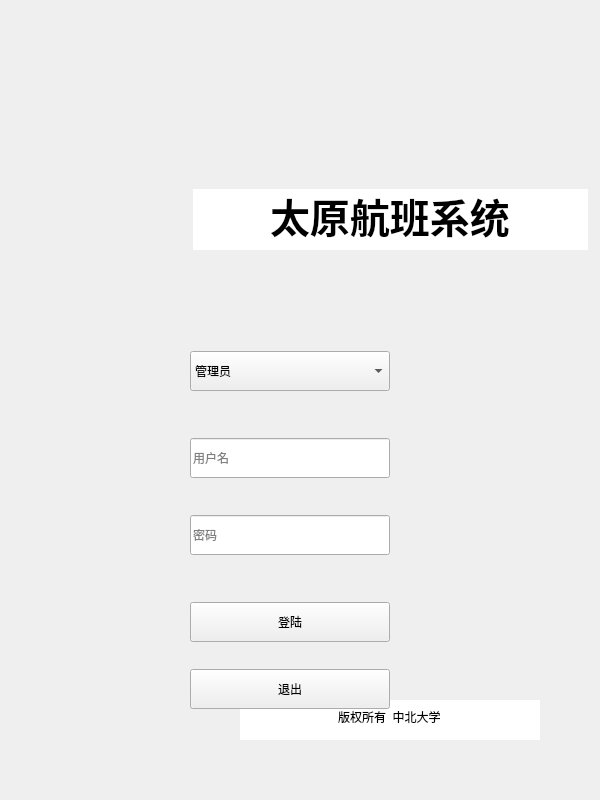
<?xml version="1.0" encoding="UTF-8"?>
<ui version="4.0">
 <class>MainWindow</class>
 <widget class="QMainWindow" name="MainWindow">
  <property name="geometry">
   <rect>
    <x>0</x>
    <y>0</y>
    <width>600</width>
    <height>800</height>
   </rect>
  </property>
  <property name="minimumSize">
   <size>
    <width>600</width>
    <height>800</height>
   </size>
  </property>
  <property name="maximumSize">
   <size>
    <width>600</width>
    <height>800</height>
   </size>
  </property>
  <property name="windowTitle">
   <string>太原航班系统-登陆</string>
  </property>
  <property name="windowIcon">
   <iconset resource="resource.qrc">
    <normaloff>:/new/image/nuc.ico</normaloff>:/new/image/nuc.ico</iconset>
  </property>
  <widget class="QWidget" name="centralwidget">
   <widget class="QWidget" name="widget" native="true">
    <property name="geometry">
     <rect>
      <x>90</x>
      <y>670</y>
      <width>600</width>
      <height>100</height>
     </rect>
    </property>
    <property name="minimumSize">
     <size>
      <width>600</width>
      <height>100</height>
     </size>
    </property>
    <property name="maximumSize">
     <size>
      <width>600</width>
      <height>100</height>
     </size>
    </property>
    <layout class="QHBoxLayout" name="horizontalLayout">
     <item>
      <spacer name="horizontalSpacer_2">
       <property name="orientation">
        <enum>Qt::Horizontal</enum>
       </property>
       <property name="sizeHint" stdset="0">
        <size>
         <width>40</width>
         <height>20</height>
        </size>
       </property>
      </spacer>
     </item>
     <item>
      <widget class="QLineEdit" name="lineEdit_2">
       <property name="minimumSize">
        <size>
         <width>300</width>
         <height>40</height>
        </size>
       </property>
       <property name="maximumSize">
        <size>
         <width>300</width>
         <height>40</height>
        </size>
       </property>
       <property name="text">
        <string>版权所有  中北大学</string>
       </property>
       <property name="frame">
        <bool>false</bool>
       </property>
       <property name="alignment">
        <set>Qt::AlignCenter</set>
       </property>
       <property name="readOnly">
        <bool>true</bool>
       </property>
      </widget>
     </item>
     <item>
      <spacer name="horizontalSpacer">
       <property name="orientation">
        <enum>Qt::Horizontal</enum>
       </property>
       <property name="sizeHint" stdset="0">
        <size>
         <width>40</width>
         <height>20</height>
        </size>
       </property>
      </spacer>
     </item>
    </layout>
   </widget>
   <widget class="QWidget" name="widget1" native="true">
    <property name="geometry">
     <rect>
      <x>90</x>
      <y>120</y>
      <width>600</width>
      <height>200</height>
     </rect>
    </property>
    <property name="minimumSize">
     <size>
      <width>600</width>
      <height>200</height>
     </size>
    </property>
    <property name="maximumSize">
     <size>
      <width>600</width>
      <height>200</height>
     </size>
    </property>
    <layout class="QHBoxLayout" name="horizontalLayout_2">
     <item>
      <spacer name="horizontalSpacer_4">
       <property name="orientation">
        <enum>Qt::Horizontal</enum>
       </property>
       <property name="sizeHint" stdset="0">
        <size>
         <width>40</width>
         <height>20</height>
        </size>
       </property>
      </spacer>
     </item>
     <item>
      <widget class="QLineEdit" name="lineEdit_3">
       <property name="minimumSize">
        <size>
         <width>200</width>
         <height>50</height>
        </size>
       </property>
       <property name="font">
        <font>
         <family>WenQuanYi Zen Hei Sharp</family>
         <pointsize>30</pointsize>
         <weight>75</weight>
         <italic>false</italic>
         <bold>true</bold>
        </font>
       </property>
       <property name="text">
        <string>太原航班系统</string>
       </property>
       <property name="frame">
        <bool>false</bool>
       </property>
       <property name="alignment">
        <set>Qt::AlignCenter</set>
       </property>
       <property name="readOnly">
        <bool>true</bool>
       </property>
      </widget>
     </item>
     <item>
      <spacer name="horizontalSpacer_3">
       <property name="orientation">
        <enum>Qt::Horizontal</enum>
       </property>
       <property name="sizeHint" stdset="0">
        <size>
         <width>40</width>
         <height>20</height>
        </size>
       </property>
      </spacer>
     </item>
    </layout>
   </widget>
   <widget class="QWidget" name="widget2" native="true">
    <property name="geometry">
     <rect>
      <x>190</x>
      <y>330</y>
      <width>300</width>
      <height>400</height>
     </rect>
    </property>
    <property name="minimumSize">
     <size>
      <width>300</width>
      <height>400</height>
     </size>
    </property>
    <property name="maximumSize">
     <size>
      <width>300</width>
      <height>400</height>
     </size>
    </property>
    <layout class="QVBoxLayout" name="verticalLayout">
     <item>
      <widget class="QComboBox" name="comboBox">
       <property name="minimumSize">
        <size>
         <width>200</width>
         <height>40</height>
        </size>
       </property>
       <property name="maximumSize">
        <size>
         <width>200</width>
         <height>40</height>
        </size>
       </property>
       <item>
        <property name="text">
         <string>管理员</string>
        </property>
       </item>
       <item>
        <property name="text">
         <string>用户</string>
        </property>
       </item>
      </widget>
     </item>
     <item>
      <spacer name="verticalSpacer">
       <property name="orientation">
        <enum>Qt::Vertical</enum>
       </property>
       <property name="sizeType">
        <enum>QSizePolicy::Fixed</enum>
       </property>
       <property name="sizeHint" stdset="0">
        <size>
         <width>20</width>
         <height>20</height>
        </size>
       </property>
      </spacer>
     </item>
     <item>
      <widget class="QLineEdit" name="lineEditName">
       <property name="minimumSize">
        <size>
         <width>200</width>
         <height>40</height>
        </size>
       </property>
       <property name="maximumSize">
        <size>
         <width>200</width>
         <height>40</height>
        </size>
       </property>
       <property name="placeholderText">
        <string>用户名</string>
       </property>
      </widget>
     </item>
     <item>
      <spacer name="verticalSpacer_3">
       <property name="orientation">
        <enum>Qt::Vertical</enum>
       </property>
       <property name="sizeType">
        <enum>QSizePolicy::Fixed</enum>
       </property>
       <property name="sizeHint" stdset="0">
        <size>
         <width>20</width>
         <height>10</height>
        </size>
       </property>
      </spacer>
     </item>
     <item>
      <widget class="QLineEdit" name="lineEditPwd">
       <property name="minimumSize">
        <size>
         <width>200</width>
         <height>40</height>
        </size>
       </property>
       <property name="maximumSize">
        <size>
         <width>200</width>
         <height>40</height>
        </size>
       </property>
       <property name="echoMode">
        <enum>QLineEdit::Password</enum>
       </property>
       <property name="placeholderText">
        <string>密码</string>
       </property>
      </widget>
     </item>
     <item>
      <spacer name="verticalSpacer_2">
       <property name="orientation">
        <enum>Qt::Vertical</enum>
       </property>
       <property name="sizeType">
        <enum>QSizePolicy::Fixed</enum>
       </property>
       <property name="sizeHint" stdset="0">
        <size>
         <width>20</width>
         <height>20</height>
        </size>
       </property>
      </spacer>
     </item>
     <item>
      <widget class="QPushButton" name="buttonLogin">
       <property name="minimumSize">
        <size>
         <width>200</width>
         <height>40</height>
        </size>
       </property>
       <property name="maximumSize">
        <size>
         <width>200</width>
         <height>40</height>
        </size>
       </property>
       <property name="text">
        <string>登陆</string>
       </property>
      </widget>
     </item>
     <item>
      <widget class="QPushButton" name="buttonQuit">
       <property name="minimumSize">
        <size>
         <width>200</width>
         <height>40</height>
        </size>
       </property>
       <property name="maximumSize">
        <size>
         <width>200</width>
         <height>40</height>
        </size>
       </property>
       <property name="text">
        <string>退出</string>
       </property>
      </widget>
     </item>
    </layout>
   </widget>
  </widget>
 </widget>
 <resources>
  <include location="resource.qrc"/>
 </resources>
 <connections/>
</ui>
